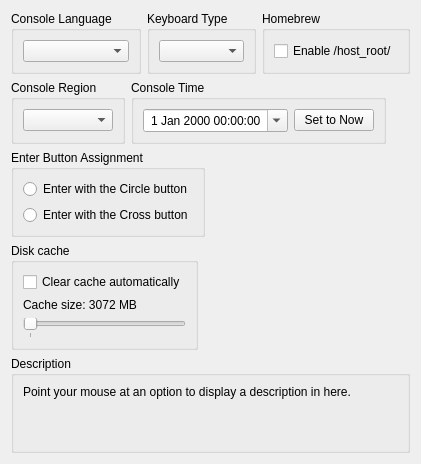
      <widget class="QWidget" name="systemTab">
       <attribute name="title">
        <string>System</string>
       </attribute>
       <layout class="QVBoxLayout" name="systemTab_layout" stretch="0,0,0,0,1,0">
        <item>
         <layout class="QHBoxLayout" name="systemTabLayout1" stretch="1,1,1">
          <item>
           <widget class="QGroupBox" name="gb_sysLang">
            <property name="title">
             <string>Console Language</string>
            </property>
            <layout class="QVBoxLayout" name="gb_sysLang_layout">
             <item>
              <widget class="QComboBox" name="sysLangBox"/>
             </item>
            </layout>
           </widget>
          </item>
          <item>
           <widget class="QGroupBox" name="gb_keyboardType">
            <property name="title">
             <string>Keyboard Type</string>
            </property>
            <layout class="QVBoxLayout" name="verticalLayout_keyboardType">
             <item>
              <widget class="QComboBox" name="keyboardType"/>
             </item>
            </layout>
           </widget>
          </item>
          <item>
           <widget class="QGroupBox" name="gb_homebrew">
            <property name="title">
             <string>Homebrew</string>
            </property>
            <layout class="QVBoxLayout" name="gb_homebrew_layout">
             <item>
              <widget class="QCheckBox" name="enableHostRoot">
               <property name="text">
                <string>Enable /host_root/</string>
               </property>
              </widget>
             </item>
            </layout>
           </widget>
          </item>
         </layout>
        </item>
        <item>
         <layout class="QHBoxLayout" name="systemTabLayout2" stretch="1,1,1">
          <item>
           <widget class="QGroupBox" name="gb_console_region">
            <property name="title">
             <string>Console Region</string>
            </property>
            <layout class="QVBoxLayout" name="gb_console_region_layout">
             <item>
              <widget class="QComboBox" name="console_region"/>
             </item>
            </layout>
           </widget>
          </item>
          <item>
           <widget class="QGroupBox" name="gb_console_time">
            <property name="title">
             <string>Console Time</string>
            </property>
            <layout class="QVBoxLayout" name="verticalLayout_2">
             <item>
              <layout class="QHBoxLayout" name="horizontalLayout">
               <item>
                <widget class="QDateTimeEdit" name="console_time_edit">
                 <property name="sizePolicy">
                  <sizepolicy hsizetype="Preferred" vsizetype="Fixed">
                   <horstretch>10</horstretch>
                   <verstretch>0</verstretch>
                  </sizepolicy>
                 </property>
                 <property name="layoutDirection">
                  <enum>Qt::LeftToRight</enum>
                 </property>
                 <property name="wrapping">
                  <bool>false</bool>
                 </property>
                 <property name="frame">
                  <bool>true</bool>
                 </property>
                 <property name="alignment">
                  <set>Qt::AlignCenter</set>
                 </property>
                 <property name="readOnly">
                  <bool>false</bool>
                 </property>
                 <property name="buttonSymbols">
                  <enum>QAbstractSpinBox::UpDownArrows</enum>
                 </property>
                 <property name="accelerated">
                  <bool>true</bool>
                 </property>
                 <property name="showGroupSeparator" stdset="0">
                  <bool>false</bool>
                 </property>
                 <property name="calendarPopup">
                  <bool>true</bool>
                 </property>
                </widget>
               </item>
               <item>
                <widget class="QPushButton" name="console_time_reset">
                 <property name="text">
                  <string>Set to Now</string>
                 </property>
                </widget>
               </item>
              </layout>
             </item>
            </layout>
           </widget>
          </item>
          <item>
           <widget class="QWidget" name="systemTabSpacerWidget2" native="true"/>
          </item>
         </layout>
        </item>
        <item>
         <layout class="QHBoxLayout" name="systemTabLayout3" stretch="1,1,1">
          <item>
           <widget class="QGroupBox" name="gb_enterButtonAssignment">
            <property name="title">
             <string>Enter Button Assignment</string>
            </property>
            <layout class="QVBoxLayout" name="gb_enterButtonAssignment_layout">
             <item>
              <widget class="QRadioButton" name="enterButtonAssignCircle">
               <property name="text">
                <string notr="true">Enter with the Circle button</string>
               </property>
              </widget>
             </item>
             <item>
              <widget class="QRadioButton" name="enterButtonAssignCross">
               <property name="text">
                <string notr="true">Enter with the Cross button</string>
               </property>
              </widget>
             </item>
            </layout>
           </widget>
          </item>
          <item>
           <widget class="QWidget" name="systemTabSpacerWidget3" native="true"/>
          </item>
          <item>
           <widget class="QWidget" name="systemTabSpacerWidget4" native="true"/>
          </item>
         </layout>
        </item>
        <item>
         <layout class="QHBoxLayout" name="systemTabLayout4" stretch="1,1,1">
          <item>
           <widget class="QGroupBox" name="gb_DiskCacheClearing">
            <property name="title">
             <string>Disk cache</string>
            </property>
            <layout class="QVBoxLayout" name="gb_DiskCacheClearing_layout">
             <item>
              <widget class="QCheckBox" name="enableCacheClearing">
               <property name="text">
                <string>Clear cache automatically</string>
               </property>
              </widget>
             </item>
             <item>
              <widget class="QLabel" name="maximumCacheSizeLabel">
               <property name="text">
                <string>Cache size: 3072 MB</string>
               </property>
              </widget>
             </item>
             <item>
              <widget class="QSlider" name="maximumCacheSize">
               <property name="pageStep">
                <number>512</number>
               </property>
               <property name="orientation">
                <enum>Qt::Horizontal</enum>
               </property>
               <property name="tickPosition">
                <enum>QSlider::TicksBelow</enum>
               </property>
               <property name="tickInterval">
                <number>1024</number>
               </property>
              </widget>
             </item>
            </layout>
           </widget>
          </item>
          <item>
           <widget class="QWidget" name="systemTabSpacerWidget5" native="true"/>
          </item>
          <item>
           <widget class="QWidget" name="systemTabSpacerWidget6" native="true"/>
          </item>
         </layout>
        </item>
        <item>
         <spacer name="systemTabSpacer">
          <property name="orientation">
           <enum>Qt::Vertical</enum>
          </property>
          <property name="sizeType">
           <enum>QSizePolicy::MinimumExpanding</enum>
          </property>
          <property name="sizeHint" stdset="0">
           <size>
            <width>0</width>
            <height>0</height>
           </size>
          </property>
         </spacer>
        </item>
        <item>
         <widget class="QGroupBox" name="gb_description_system">
          <property name="title">
           <string>Description</string>
          </property>
          <layout class="QHBoxLayout" name="gb_description_system_layout">
           <item>
            <widget class="QLabel" name="description_system">
             <property name="text">
              <string>Point your mouse at an option to display a description in here.


</string>
             </property>
             <property name="textFormat">
              <enum>Qt::PlainText</enum>
             </property>
             <property name="alignment">
              <set>Qt::AlignLeading|Qt::AlignLeft|Qt::AlignTop</set>
             </property>
             <property name="wordWrap">
              <bool>true</bool>
             </property>
            </widget>
           </item>
          </layout>
         </widget>
        </item>
       </layout>
      </widget>
